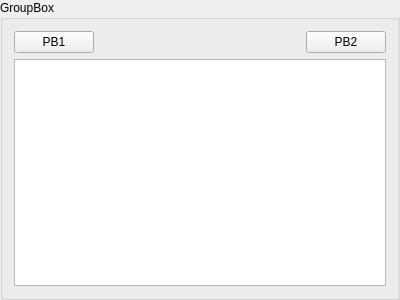
<?xml version="1.0" encoding="UTF-8"?>
<ui version="4.0">
 <class>GroupBox</class>
 <widget class="QGroupBox" name="GroupBox">
  <property name="geometry">
   <rect>
    <x>0</x>
    <y>0</y>
    <width>400</width>
    <height>300</height>
   </rect>
  </property>
  <property name="windowTitle">
   <string>GroupBox</string>
  </property>
  <property name="title">
   <string>GroupBox</string>
  </property>
  <layout class="QGridLayout" name="gridLayout">
   <item row="0" column="0">
    <layout class="QHBoxLayout" name="horizontalLayout">
     <item>
      <widget class="QPushButton" name="pb1">
       <property name="text">
        <string>PB1</string>
       </property>
      </widget>
     </item>
     <item>
      <spacer name="horizontalSpacer">
       <property name="orientation">
        <enum>Qt::Horizontal</enum>
       </property>
       <property name="sizeHint" stdset="0">
        <size>
         <width>40</width>
         <height>20</height>
        </size>
       </property>
      </spacer>
     </item>
     <item>
      <widget class="QPushButton" name="pb2">
       <property name="maximumSize">
        <size>
         <width>187</width>
         <height>16777215</height>
        </size>
       </property>
       <property name="text">
        <string>PB2</string>
       </property>
      </widget>
     </item>
    </layout>
   </item>
   <item row="1" column="0">
    <widget class="QTextEdit" name="editor"/>
   </item>
  </layout>
 </widget>
 <resources/>
 <connections/>
</ui>
